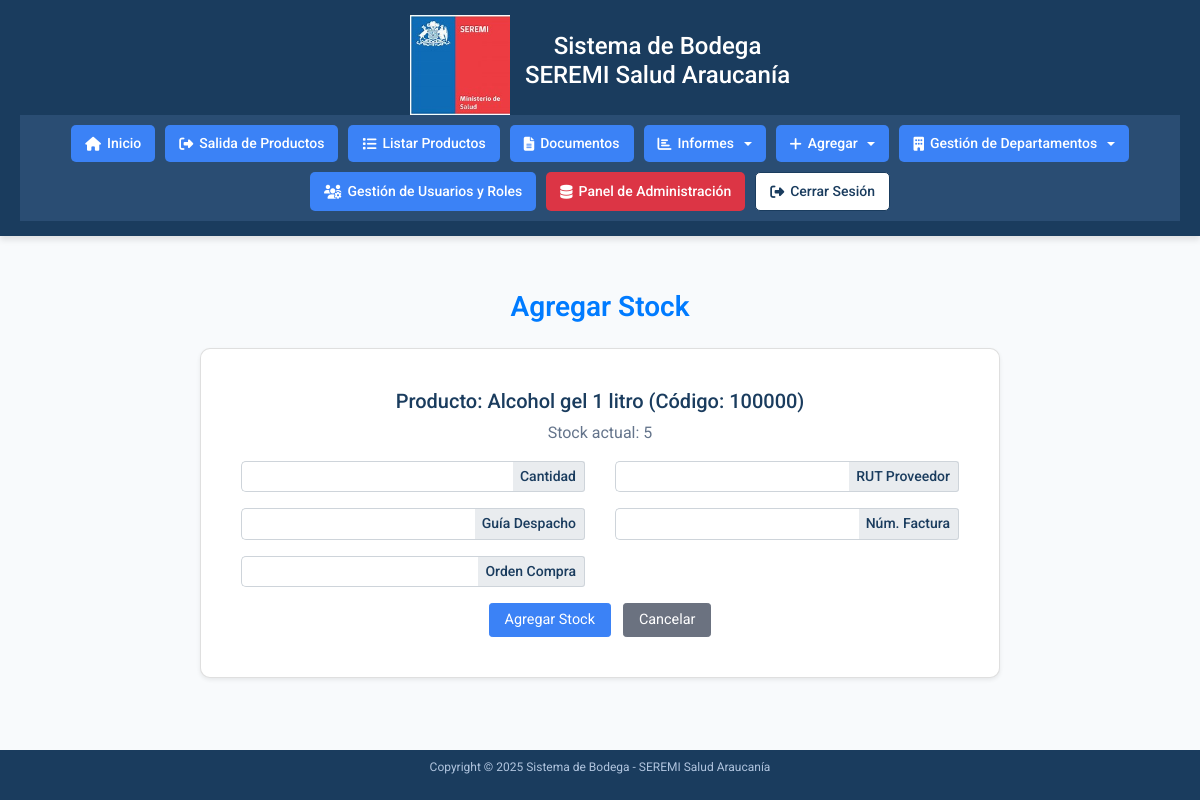
The app's page /accounts/agregar-stock/100000/ (signed in) with its own data.
### accounts/models.py (models this page shows, shortened)
class Producto(models.Model):
    CATEGORIAS = [
        ('Insumos de Aseo', 'Insumos de Aseo'),
        ('Insumos de Escritorio', 'Insumos de Escritorio'),
        ('EPP', 'EPP'),
        ('Emergencias y Desastres', 'Emergencias y Desastres'),
        ('Folletería', 'Folletería'),
        ('Otros', 'Otros'),
    ]
    codigo_barra = models.CharField(max_length=50, unique=True)
    descripcion = models.CharField(max_length=200)
    stock = models.IntegerField(default=0, db_index=True)
    categoria = models.CharField(max_length=100, choices=CATEGORIAS, blank=True)
    rut_proveedor = models.CharField(max_length=12, blank=True)
    guia_despacho = models.CharField(max_length=50, blank=True)
    numero_factura = models.CharField(max_length=50, blank=True)
    orden_compra = models.CharField(max_length=50, blank=True)
    class Meta:
        indexes = [models.Index(fields=['stock'], name='idx_producto_stock')]

### accounts/views.py (the view)
# urls.py: path('agregar-stock/<str:codigo_barra>/', views.agregar_stock_detalle, name='agregar-stock-detalle'),  # Detalle para agregar stock a un producto específico
@login_required
def agregar_stock_detalle(request, codigo_barra):
    limpiar_sesion_productos_salida(request)
    if not request.user.has_perm('accounts.can_edit'):
        messages.error(request, 'No tienes permiso para agregar stock.')
        return redirect('home')
    try:
        producto = Producto.objects.get(codigo_barra=codigo_barra)
    except Producto.DoesNotExist:
        messages.error(request, 'Producto no encontrado.')
        return redirect('agregar-stock')
    if request.method == 'POST':
        form = TransaccionForm(request.POST)
        if form.is_valid():
            transaccion = form.save(commit=False)
            transaccion.producto = producto
            transaccion.tipo = 'entrada'
            transaccion.rut_proveedor = form.cleaned_data['rut_proveedor'] or ''
            transaccion.guia_despacho = form.cleaned_data['guia_despacho'] or ''
            transaccion.numero_factura = form.cleaned_data['numero_factura'] or ''
            transaccion.orden_compra = form.cleaned_data['orden_compra'] or ''
            transaccion.save()
            producto.stock += form.cleaned_data['cantidad']
            producto.rut_proveedor = form.cleaned_data['rut_proveedor'] or ''
            producto.guia_despacho = form.cleaned_data['guia_despacho'] or ''
            producto.numero_factura = form.cleaned_data['numero_factura'] or ''
            producto.orden_compra = form.cleaned_data['orden_compra'] or ''
            producto.save()
            messages.success(request, f'Stock agregado exitosamente. Nueva cantidad: {producto.stock}')
            return redirect('agregar-stock')
        messages.error(request, 'Error al agregar stock. Verifica los datos.')
    else:
        form = TransaccionForm()
    return render(request, 'accounts/agregar_stock_detalle.html', {'form': form, 'producto': producto})

### accounts/auth_backend.py (called while the page is built)
    def get_user(self, user_id):
        UserModel = get_user_model()
        try:
            return UserModel.objects.get(pk=user_id)
        except UserModel.DoesNotExist:
            return None

### accounts/views.py (called while the page is built)
def limpiar_sesion_productos_salida(request):
    if 'productos_salida' in request.session:
        logger.info("Limpiando variable de sesión 'productos_salida'.")
        del request.session['productos_salida']
        request.session.modified = True

### accounts/templates/accounts/agregar_stock_detalle.html (shortened to what this page needs)
{% extends 'accounts/home.html' %}
{% load static %}
{% load widget_tweaks %}
{% block content %}
<div class="container mt-4">
    <h2 class="text-center text-primary mb-4" style="color: #1a3c5e; font-weight: 600;">Agregar Stock</h2>
    <div class="card form-card shadow-sm">
        <div class="card-body">
            <div class="mb-3">
                <h5 style="color: #1a3c5e;">Producto: {{ producto.descripcion }} (Código: {{ producto.codigo_barra }})</h5>
                <p style="color: #64748b;">Stock actual: {{ producto.stock }}</p>
            </div>
            <form method="post" class="needs-validation" novalidate id="stock-form">
                <div class="row">
                    <div class="col-md-6 mb-3">
                        <div class="input-group input-group-sm">
                            {{ form.cantidad|add_class:"form-control cantidad-input" }}
                            <div class="input-group-append">
                                <span class="input-group-text">Cantidad</span>
                            </div>
                        </div>
                    </div>
                    <div class="col-md-6 mb-3">
                        <div class="input-group input-group-sm">
                            {{ form.rut_proveedor|add_class:"form-control rut-input" }}
                            <div class="input-group-append">
                                <span class="input-group-text">RUT Proveedor</span>
                            </div>
                        </div>
                    </div>
                </div>
                <div class="row">
                    <div class="col-md-6 mb-3">
                        <div class="input-group input-group-sm">
                            {{ form.guia_despacho|add_class:"form-control" }}
                            <div class="input-group-append">
                                <span class="input-group-text">Guía Despacho</span>
                            </div>
                        </div>
                    </div>
                    <div class="col-md-6 mb-3">
                        <div class="input-group input-group-sm">
                            {{ form.numero_factura|add_class:"form-control" }}
                            <div class="input-group-append">
                                <span class="input-group-text">Núm. Factura</span>
                            </div>
                        </div>
                    </div>
                </div>
                <div class="row">
                    <div class="col-md-6 mb-3">
                        <div class="input-group input-group-sm">
                            {{ form.orden_compra|add_class:"form-control" }}
                            <div class="input-group-append">
                                <span class="input-group-text">Orden Compra</span>
                            </div>
                        </div>
                    </div>
                </div>
                <div class="text-center">
                    <button type="submit" id="submit-btn" class="btn btn-primary btn-sm mr-2">Agregar Stock</button>
                    <a href="{% url 'agregar-stock' %}" class="btn btn-secondary btn-sm">Cancelar</a>
                </div>
            </form>
        </div>
    </div>
</div>
{% endblock %}

### accounts/templates/accounts/home.html (style rules this page uses)
* { margin: 0; padding: 0; box-sizing: border-box; font-family: 'Roboto', Arial, sans-serif; }
body { background-color: #f8fafc; display: flex; flex-direction: column; min-height: 100vh; }
main .container { width: 100%; padding: 0 15px; box-sizing: border-box; }
main h2 { color: #1a3c5e; font-size: 28px; font-weight: 700; margin-bottom: 10px; }
main p { color: #64748b; font-size: 16px; }
.form-card { background-color: #ffffff; border-radius: 10px; padding: 20px; max-width: 100%; margin: 0 auto; box-shadow: 0 4px 6px rgba(0, 0, 0, 0.1); }

### accounts/templates/accounts/agregar_stock_detalle.html (style rules this page uses)
.form-card { background-color: #ffffff; border-radius: 10px; padding: 20px; max-width: 800px; margin: 0 auto; box-shadow: 0 4px 6px rgba(0, 0, 0, 0.1); }
.input-group-text { background-color: #e9ecef; border: 1px solid #ced4da; color: #1a3c5e; font-weight: 500; border-left: none; padding: 0.375rem 0.75rem; }
.input-group .form-control { border-right: none; border-radius: 5px 0 0 5px; }
.input-group.input-group-sm .form-control { height: calc(1.5em + 0.5rem + 2px); font-size: 0.9rem; }
.btn-primary { background-color: #3b82f6; border-color: #3b82f6; padding: 5px 15px; font-size: 0.9rem; }
.btn-secondary { background-color: #6b7280; border-color: #6b7280; padding: 5px 15px; font-size: 0.9rem; }

### records on screen
Producto: descripcion "Alcohol gel 1 litro", codigo_barra "100000", stock "5"
